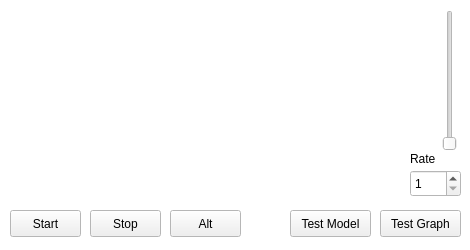
<?xml version="1.0" encoding="UTF-8"?>
<ui version="4.0">
 <class>Graph</class>
 <widget class="QWidget" name="Graph">
  <property name="geometry">
   <rect>
    <x>0</x>
    <y>0</y>
    <width>470</width>
    <height>250</height>
   </rect>
  </property>
  <property name="palette">
   <palette>
    <active>
     <colorrole role="Base">
      <brush brushstyle="SolidPattern">
       <color alpha="255">
        <red>255</red>
        <green>255</green>
        <blue>255</blue>
       </color>
      </brush>
     </colorrole>
     <colorrole role="Window">
      <brush brushstyle="SolidPattern">
       <color alpha="255">
        <red>255</red>
        <green>255</green>
        <blue>255</blue>
       </color>
      </brush>
     </colorrole>
    </active>
    <inactive>
     <colorrole role="Base">
      <brush brushstyle="SolidPattern">
       <color alpha="255">
        <red>255</red>
        <green>255</green>
        <blue>255</blue>
       </color>
      </brush>
     </colorrole>
     <colorrole role="Window">
      <brush brushstyle="SolidPattern">
       <color alpha="255">
        <red>255</red>
        <green>255</green>
        <blue>255</blue>
       </color>
      </brush>
     </colorrole>
    </inactive>
    <disabled>
     <colorrole role="Base">
      <brush brushstyle="SolidPattern">
       <color alpha="255">
        <red>255</red>
        <green>255</green>
        <blue>255</blue>
       </color>
      </brush>
     </colorrole>
     <colorrole role="Window">
      <brush brushstyle="SolidPattern">
       <color alpha="255">
        <red>255</red>
        <green>255</green>
        <blue>255</blue>
       </color>
      </brush>
     </colorrole>
    </disabled>
   </palette>
  </property>
  <property name="windowTitle">
   <string>Form</string>
  </property>
  <widget class="QPushButton" name="testGraph">
   <property name="geometry">
    <rect>
     <x>380</x>
     <y>210</y>
     <width>81</width>
     <height>27</height>
    </rect>
   </property>
   <property name="text">
    <string>Test Graph</string>
   </property>
  </widget>
  <widget class="QPushButton" name="simulate">
   <property name="geometry">
    <rect>
     <x>10</x>
     <y>210</y>
     <width>71</width>
     <height>27</height>
    </rect>
   </property>
   <property name="text">
    <string>Start</string>
   </property>
  </widget>
  <widget class="QPushButton" name="stopSimulate">
   <property name="geometry">
    <rect>
     <x>90</x>
     <y>210</y>
     <width>71</width>
     <height>27</height>
    </rect>
   </property>
   <property name="text">
    <string>Stop</string>
   </property>
  </widget>
  <widget class="QPushButton" name="testModel">
   <property name="geometry">
    <rect>
     <x>290</x>
     <y>210</y>
     <width>81</width>
     <height>27</height>
    </rect>
   </property>
   <property name="text">
    <string>Test Model</string>
   </property>
  </widget>
  <widget class="QPushButton" name="pushButton">
   <property name="geometry">
    <rect>
     <x>170</x>
     <y>210</y>
     <width>71</width>
     <height>27</height>
    </rect>
   </property>
   <property name="text">
    <string>Alt</string>
   </property>
  </widget>
  <widget class="QSlider" name="sampleRateSlider">
   <property name="geometry">
    <rect>
     <x>440</x>
     <y>10</y>
     <width>20</width>
     <height>141</height>
    </rect>
   </property>
   <property name="minimum">
    <number>1</number>
   </property>
   <property name="maximum">
    <number>400</number>
   </property>
   <property name="orientation">
    <enum>Qt::Vertical</enum>
   </property>
  </widget>
  <widget class="QSpinBox" name="sampelRateBox">
   <property name="geometry">
    <rect>
     <x>410</x>
     <y>170</y>
     <width>51</width>
     <height>27</height>
    </rect>
   </property>
   <property name="minimum">
    <number>1</number>
   </property>
   <property name="maximum">
    <number>400</number>
   </property>
  </widget>
  <widget class="QLabel" name="label">
   <property name="geometry">
    <rect>
     <x>410</x>
     <y>150</y>
     <width>62</width>
     <height>17</height>
    </rect>
   </property>
   <property name="text">
    <string>Rate</string>
   </property>
  </widget>
 </widget>
 <tabstops>
  <tabstop>simulate</tabstop>
  <tabstop>stopSimulate</tabstop>
  <tabstop>pushButton</tabstop>
  <tabstop>testModel</tabstop>
  <tabstop>testGraph</tabstop>
 </tabstops>
 <resources/>
 <connections>
  <connection>
   <sender>testModel</sender>
   <signal>clicked()</signal>
   <receiver>Graph</receiver>
   <slot>on_testModel_clicked()</slot>
   <hints>
    <hint type="sourcelabel">
     <x>292</x>
     <y>219</y>
    </hint>
    <hint type="destinationlabel">
     <x>292</x>
     <y>239</y>
    </hint>
   </hints>
  </connection>
  <connection>
   <sender>stopSimulate</sender>
   <signal>clicked()</signal>
   <receiver>Graph</receiver>
   <slot>on_stop_simulate_clicked()</slot>
   <hints>
    <hint type="sourcelabel">
     <x>127</x>
     <y>217</y>
    </hint>
    <hint type="destinationlabel">
     <x>125</x>
     <y>241</y>
    </hint>
   </hints>
  </connection>
  <connection>
   <sender>pushButton</sender>
   <signal>clicked()</signal>
   <receiver>Graph</receiver>
   <slot>on_alterRecord_clicked()</slot>
   <hints>
    <hint type="sourcelabel">
     <x>214</x>
     <y>223</y>
    </hint>
    <hint type="destinationlabel">
     <x>214</x>
     <y>243</y>
    </hint>
   </hints>
  </connection>
  <connection>
   <sender>simulate</sender>
   <signal>clicked()</signal>
   <receiver>Graph</receiver>
   <slot>on_simulate_clicked()</slot>
   <hints>
    <hint type="sourcelabel">
     <x>44</x>
     <y>214</y>
    </hint>
    <hint type="destinationlabel">
     <x>28</x>
     <y>155</y>
    </hint>
   </hints>
  </connection>
  <connection>
   <sender>testGraph</sender>
   <signal>clicked()</signal>
   <receiver>Graph</receiver>
   <slot>on_refresh_clicked()</slot>
   <hints>
    <hint type="sourcelabel">
     <x>425</x>
     <y>211</y>
    </hint>
    <hint type="destinationlabel">
     <x>427</x>
     <y>237</y>
    </hint>
   </hints>
  </connection>
  <connection>
   <sender>sampleRateSlider</sender>
   <signal>valueChanged(int)</signal>
   <receiver>sampelRateBox</receiver>
   <slot>setValue(int)</slot>
   <hints>
    <hint type="sourcelabel">
     <x>432</x>
     <y>130</y>
    </hint>
    <hint type="destinationlabel">
     <x>442</x>
     <y>181</y>
    </hint>
   </hints>
  </connection>
  <connection>
   <sender>sampelRateBox</sender>
   <signal>valueChanged(int)</signal>
   <receiver>sampleRateSlider</receiver>
   <slot>setValue(int)</slot>
   <hints>
    <hint type="sourcelabel">
     <x>456</x>
     <y>179</y>
    </hint>
    <hint type="destinationlabel">
     <x>432</x>
     <y>122</y>
    </hint>
   </hints>
  </connection>
  <connection>
   <sender>sampleRateSlider</sender>
   <signal>valueChanged(int)</signal>
   <receiver>Graph</receiver>
   <slot>on_sampleRate_changed(int)</slot>
   <hints>
    <hint type="sourcelabel">
     <x>424</x>
     <y>77</y>
    </hint>
    <hint type="destinationlabel">
     <x>370</x>
     <y>77</y>
    </hint>
   </hints>
  </connection>
  <connection>
   <sender>sampelRateBox</sender>
   <signal>valueChanged(int)</signal>
   <receiver>Graph</receiver>
   <slot>on_sampleRate_changed(int)</slot>
   <hints>
    <hint type="sourcelabel">
     <x>411</x>
     <y>180</y>
    </hint>
    <hint type="destinationlabel">
     <x>350</x>
     <y>159</y>
    </hint>
   </hints>
  </connection>
 </connections>
 <slots>
  <slot>on_simulate_clicked()</slot>
  <slot>on_stop_simulate_clicked()</slot>
  <slot>on_testModel_clicked()</slot>
  <slot>on_alterRecord_clicked()</slot>
  <slot>on_refresh_clicked()</slot>
  <slot>on_sampleRate_changed(int)</slot>
 </slots>
</ui>
